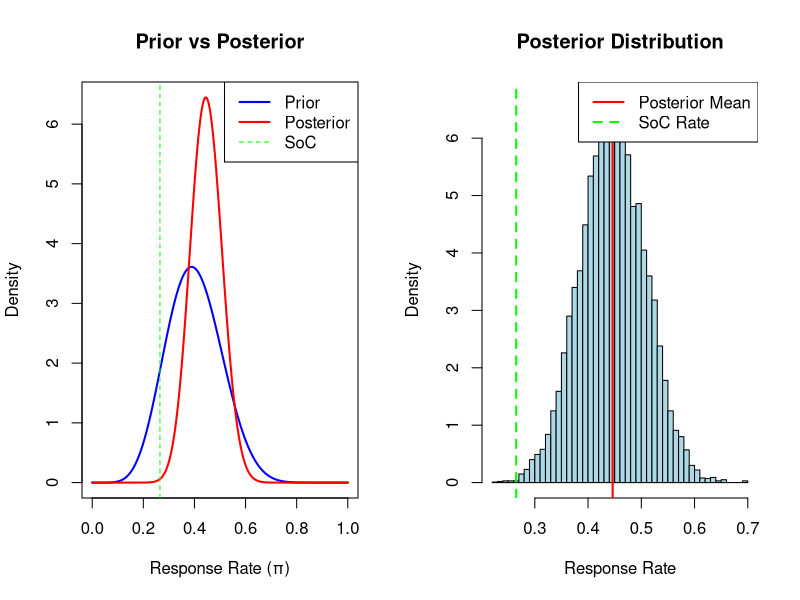

Write the R code that produced this figure.
# EXERCISE 4: Phase-2 Single-Arm Trial Analysis
# Set seed for reproducibility
set.seed(123)

print("EXERCISE 4: Analyzing Phase-2 Trial with Binary Endpoint")
print(paste(rep("=", 50), collapse = ""))

# Prior: Beta(8, 12)
prior_alpha <- 8
prior_beta <- 12

# Data: 21 responses out of 45 subjects
y <- 21
n <- 45

# Posterior: Beta(8 + 21, 12 + 45 - 21)
post_alpha <- prior_alpha + y
post_beta <- prior_beta + n - y

print(paste0("Prior: Beta(", prior_alpha, ", ", prior_beta, ")"))
print(paste0("Data: ", y, " responses out of ", n, " subjects"))
print(paste0("Posterior: Beta(", post_alpha, ", ", post_beta, ")"))

# Draw 10,000 samples from posterior
posterior_samples <- rbeta(10000, post_alpha, post_beta)

# (i) Calculate summaries
mean_post <- mean(posterior_samples)
median_post <- median(posterior_samples)
ci_post <- quantile(posterior_samples, c(0.025, 0.975))

print("\n(i) Posterior summaries:")
print(paste0("  Mean: ", round(mean_post, 4)))
print(paste0("  Median: ", round(median_post, 4)))
print(paste0("  95% Credible Interval: [", round(ci_post[1], 4), ", ", round(ci_post[2], 4), "]"))

# (ii) Probability that response rate > 0.265 (SoC)
soc_rate <- 0.265
prob_better_than_soc <- mean(posterior_samples > soc_rate)

print("\n(ii) Comparison with Standard of Care:")
print(paste0("  SoC response rate: ", soc_rate))
print(paste0("  P(experimental > SoC) = ", round(prob_better_than_soc, 4)))
print(paste0("  This represents ", round(prob_better_than_soc * 100, 2), 
             "% probability that the experimental drug is better than SoC"))

# Additional analysis
print("\n(iii) Additional posterior probabilities:")
print(paste0("  P(response rate > 0.3) = ", round(mean(posterior_samples > 0.3), 4)))
print(paste0("  P(response rate > 0.4) = ", round(mean(posterior_samples > 0.4), 4)))
print(paste0("  P(response rate > 0.5) = ", round(mean(posterior_samples > 0.5), 4)))

# Visualization
par(mfrow = c(1, 2))

# Plot prior and posterior
x_seq <- seq(0, 1, 0.001)
prior_density <- dbeta(x_seq, prior_alpha, prior_beta)
posterior_density <- dbeta(x_seq, post_alpha, post_beta)

plot(x_seq, prior_density, type = "l", col = "blue", lwd = 2,
     xlab = "Response Rate (π)", ylab = "Density",
     main = "Prior vs Posterior", ylim = c(0, max(c(prior_density, posterior_density))))
lines(x_seq, posterior_density, col = "red", lwd = 2)
abline(v = soc_rate, col = "green", lty = 2)
legend("topright", c("Prior", "Posterior", "SoC"), 
       col = c("blue", "red", "green"), lwd = c(2, 2, 1), lty = c(1, 1, 2))

# Histogram of posterior samples
hist(posterior_samples, breaks = 50, freq = FALSE, 
     main = "Posterior Distribution", xlab = "Response Rate",
     col = "lightblue")
abline(v = soc_rate, col = "green", lty = 2, lwd = 2)
abline(v = mean_post, col = "red", lty = 1, lwd = 2)
legend("topright", c("Posterior Mean", "SoC Rate"), 
       col = c("red", "green"), lty = c(1, 2), lwd = c(2, 2))

print("\nInterpretation:")
print("The posterior distribution shows strong evidence that the experimental")
print("treatment has a higher response rate than the standard of care.")
print(paste0("With ", round(prob_better_than_soc * 100, 1), "% probability of superiority,"))
print("this would likely support advancing to Phase 3 trials.")